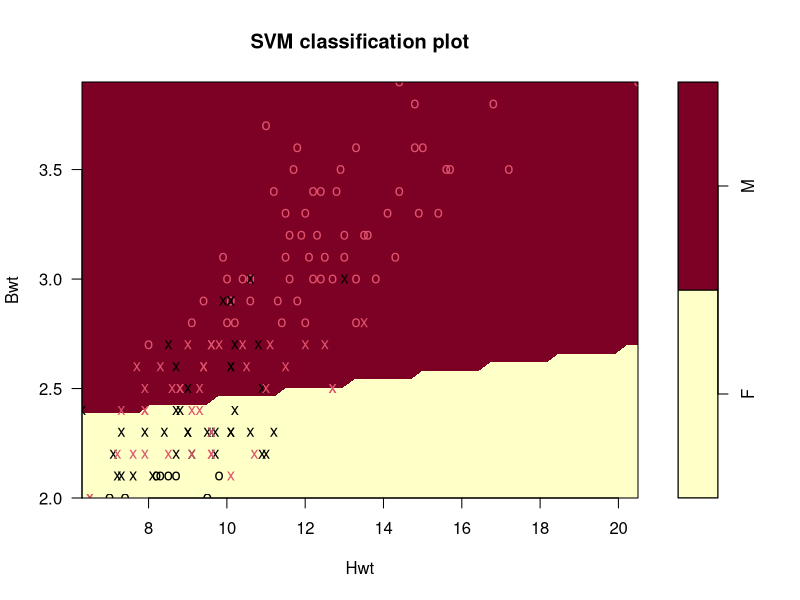
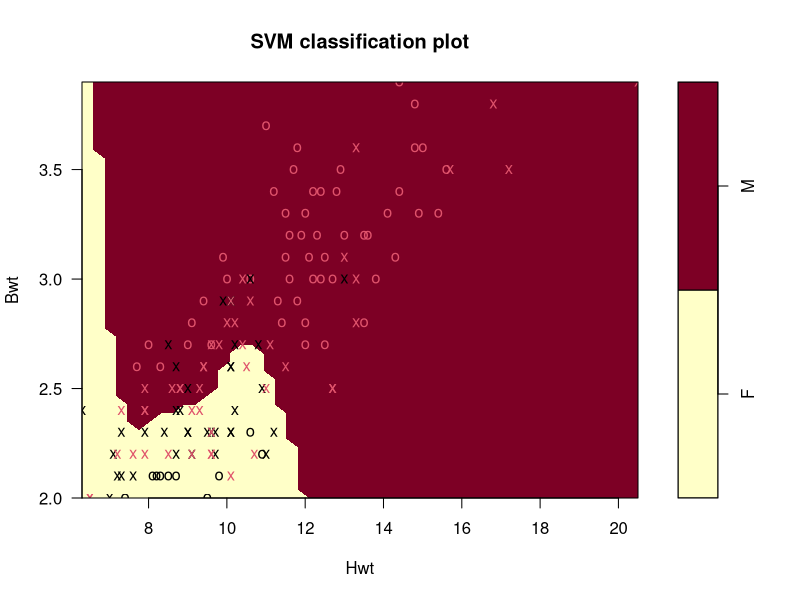
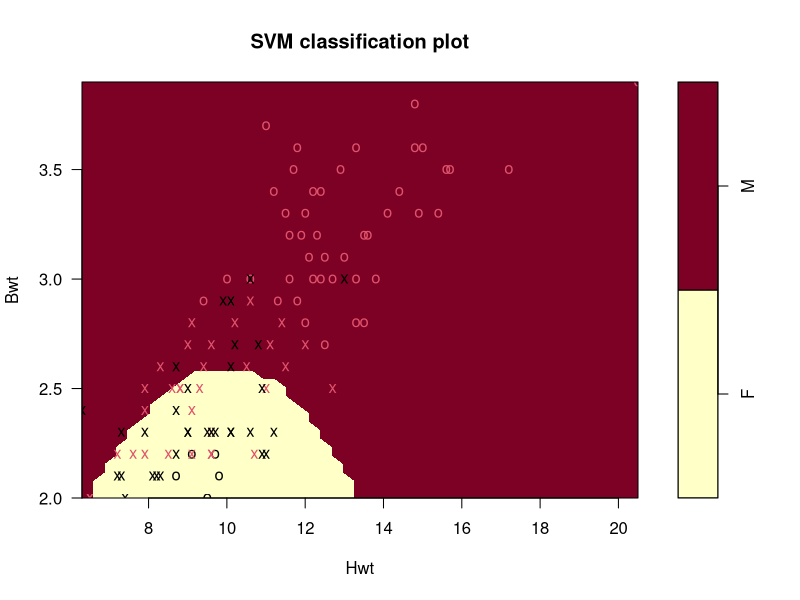
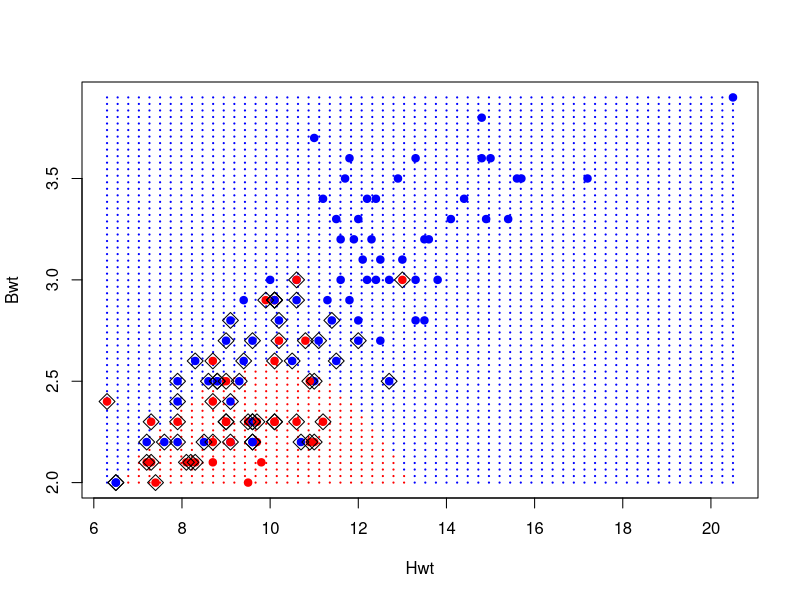

R code for these plots, in order:
## ---- chunk 1
library(e1071)  # Misc Functions of the Department of Statistics, Probability Theory Group
                #(Formerly: E1071), TU Wien

data(cats, package = "MASS")
inputData <- data.frame(cats[, c (2,3)],
                        response = as.factor(cats$Sex)) # setup response as factor
## ---- chunk 2
svmfit <- svm(response ~ ., data = inputData,
              kernel = "linear", cost = 10, scale = FALSE) # linear SVM, scaling turned of

print(svmfit)

plot(svmfit, inputData)

compareTable <- table(inputData$response, predict(svmfit))

mean(inputData$response != predict(svmfit)) # misclassification factor
## ---- chunk 3
svmfit <- svm(response ~ ., data = inputData,
              kernel = "radial", cost = 10, scale = FALSE) # radial SVM, scaling turned of

print(svmfit)

plot(svmfit, inputData)

compareTable <- table(inputData$response, predict(svmfit))

mean(inputData$response != predict(svmfit)) # misclassification factor
## ---- chunk 4
set.seed(100) # for reproducible results

rowIndices <- 1:nrow(inputData)
sampleSize <- 0.8 * length(rowIndices) # take 80% of samples as training set

trainingRows <- sample(rowIndices, sampleSize)
trainingData <- inputData[trainingRows, ] # training data
testData <- inputData[-trainingRows, ]    # test data
## ---- chunk 5
tuned <- tune.svm(response ~ ., data = trainingData,
                  gamma = 10^(-6:-1), cost = 10^(1:2)) # tune

summary(tuned)
## ---- chunk 6
svmfit <- svm(response ~ ., data = trainingData,
              kernel = "radial", gamma = 0.01, cost = 100,
              scale = FALSE) # radial SVM, scaling turned of

print(svmfit)

plot(svmfit, trainingData)

compareTable <- table(testData$response, predict(svmfit, testData))

mean(testData$response != predict(svmfit, testData)) # misclassification factor
## ---- chunk 7
n_points_in_grid = 60 # num grid points in a line

x_axis_range <- range(inputData[, 2]) # range of X axis
y_axis_range <- range(inputData[, 1]) # range of Y axis

X_grid_points <- seq(from=x_axis_range[1], to=x_axis_range[2],
                     length=n_points_in_grid) # grid points along x-axis
Y_grid_points <- seq(from=y_axis_range[1], to=y_axis_range[2],
                     length=n_points_in_grid) # grid points along y-axis

all_grid_points <- expand.grid (X_grid_points, Y_grid_points) # generate all grid points
names(all_grid_points) <- c("Hwt", "Bwt") # rename

all_points_predited <- predict(svmfit, all_grid_points) # predict for all points in grid
color_array <-
  c("red", "blue")[as.numeric(all_points_predited)] # colors for all points based on predictions

plot(all_grid_points, col=color_array, pch=20, cex=0.25) # plot all grid points

points(x=trainingData$Hwt, y=trainingData$Bwt,
       col=c("red", "blue")[as.numeric(trainingData$response)], pch=19) # plot data points

points(trainingData[svmfit$index, c (2, 1)], pch=5, cex=1.5) # plot support vectors
## ---- chunk 8


